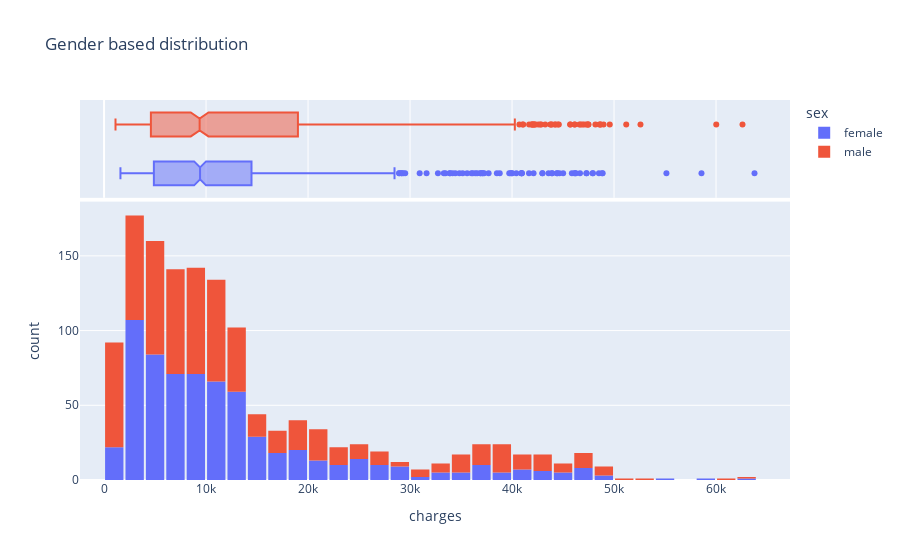

Notebook code for this chart:
### Code cell
gender = px.histogram(medical, x='charges', marginal='box', title='Gender based distribution', color='sex')
gender.update_layout(bargap=0.1)
gender.show()

### Figure 1 — Plotly figure (JSON) as saved in the notebook; plotly's stock layout.template omitted (floating-point values rounded to 4 significant figures; data arrays with more than 128 entries replaced by an {"elided": "..."} marker saying what was removed)
{"data": [{"bingroup": "x", "hovertemplate": "sex=female<br>charges=%{x}<br>count=%{y}<extra></extra>", "legendgroup": "female", "marker": {"color": "#636efa", "pattern": {"shape": ""}}, "name": "female", "orientation": "v", "showlegend": true, "type": "histogram", "x": {"elided": "662 float values"}, "xaxis": "x", "yaxis": "y"}, {"hovertemplate": "sex=female<br>charges=%{x}<extra></extra>", "legendgroup": "female", "marker": {"color": "#636efa"}, "name": "female", "notched": true, "showlegend": false, "type": "box", "x": {"elided": "662 float values"}, "xaxis": "x2", "yaxis": "y2"}, {"bingroup": "x", "hovertemplate": "sex=male<br>charges=%{x}<br>count=%{y}<extra></extra>", "legendgroup": "male", "marker": {"color": "#EF553B", "pattern": {"shape": ""}}, "name": "male", "orientation": "v", "showlegend": true, "type": "histogram", "x": {"elided": "676 float values"}, "xaxis": "x", "yaxis": "y"}, {"hovertemplate": "sex=male<br>charges=%{x}<extra></extra>", "legendgroup": "male", "marker": {"color": "#EF553B"}, "name": "male", "notched": true, "showlegend": false, "type": "box", "x": {"elided": "676 float values"}, "xaxis": "x2", "yaxis": "y2"}], "layout": {"bargap": 0.1, "barmode": "relative", "legend": {"title": {"text": "sex"}, "tracegroupgap": 0}, "title": {"text": "Gender based distribution"}, "xaxis": {"anchor": "y", "domain": [0, 1], "title": {"text": "charges"}}, "xaxis2": {"anchor": "y2", "domain": [0, 1], "matches": "x", "showgrid": true, "showticklabels": false}, "yaxis": {"anchor": "x", "domain": [0, 0.7326], "title": {"text": "count"}}, "yaxis2": {"anchor": "x2", "domain": [0.7426, 1], "matches": "y2", "showgrid": false, "showline": false, "showticklabels": false, "ticks": ""}}}
